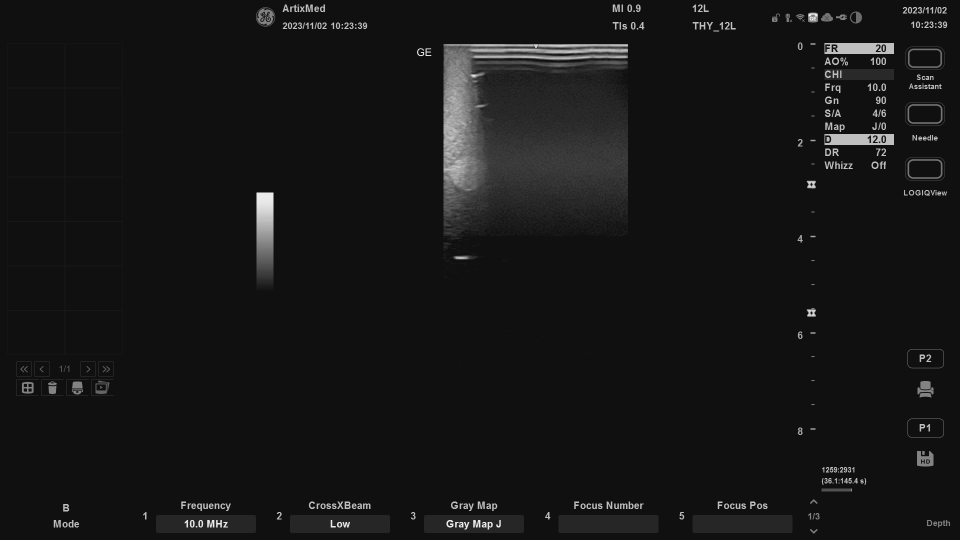
#> input picture _posts/Python/OCR/img.png, 1920 x 1080 px, found by its file name (shown at 1/2 size)
$ python OCR_pytesseract.py
#> lines starting #> are read from the running program, lines starting #| are printed output that depends on the picture
# 필요한 라이브러리 불러오기
from PIL import Image
import pytesseract
import matplotlib.pyplot as plt
import time
import numpy as np

# 태서랙트 실행 파일 경로 설정 (Windows 환경에서 필요함)
pytesseract.pytesseract.tesseract_cmd = r'D:\Program Files\Tesseract-OCR\tesseract.exe'

def ocr_from_cropped_area(image_path):
    """
    이미지에서 주어진 좌표 영역의 텍스트를 OCR로 추출하는 함수

    Parameters:
    - image_path (str): 이미지 파일 경로
    - coordinates (tuple): 잘라낼 영역의 좌표 (x1, y1, x2, y2)

    Returns:
    - text (str): 추출된 텍스트
    """

    offset_x = 100
    offset_y = 100
    # coordinates = (92, 683, 160, 718)
    coordinates_full = (0, 0, 1920, 1080)
    coordinates_IPDA_p1 = (1648, 85, 1789, 340)
    coordinates = (1648, 85, 1789, 340)

    coordinates_IPDA = (1649, 86, 1788, 339)
    coordinates_depth = (1649, 268, 1788, 290)
    # coordinates = (1649, 268, 1788, 290)

    # coordinates = (1630, 268, 1879, 290)
    # coordinates = (1720-offset_x, 268-offset_y, 1785+offset_x, 290+offset_y)

    image = Image.open(image_path)  # 이미지 불러오기
#> image is the input picture: PIL image 1920x1080 RGBA; mean R, G, B, A 22.2, 22.2, 22.2, 255
    image = image.convert('L') # grayscale
#> image: PIL image 1920x1080 L
    # text = pytesseract.image_to_string(image, lang='eng')  # 잘라낸 이미지 영역에서 텍스트 추출하기
    # print(text)
    image_array = np.array(image) # array. switch x, y
    print((image_array.shape))
#| (1080, 1920)
    image_depth_array = image_array[268:290, 1649:1788]
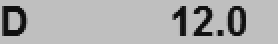
#> image_depth_array: shape (22, 139) (shown 2 times larger); min 16, max 191, mean 172.1


    # image_array[268:290, 1649:1788] = 191 + 16 - image_array[268:290, 1649:1788] # 색상반전
    image_IPDA_array = image_array[86:339, 1649:1788] # ipda
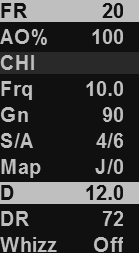
#> image_IPDA_array: shape (253, 139); min 16, max 191, mean 61.4
    image_IPDA_array = image_array[85:340, 1648:1789] # ipda + 1
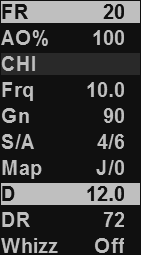
#> image_IPDA_array: shape (255, 141); min 16, max 191, mean 60.4
    image_IPDA_again = Image.fromarray(np.uint8(image_IPDA_array))
    plt.imshow(image_IPDA_again)
    plt.axis('off')
    plt.show()

    # text = pytesseract.image_to_string(cropped_image, lang='eng')  # 잘라낸 이미지 영역에서 텍스트 추출하기
#> (the run stopped early here; a loop or call above may not have finished)

$ run again, with _posts/Python/OCR/[0_1]-[9_1]-[5_3]_invert_1080_1920.png copied over _posts/Python/OCR/img.png
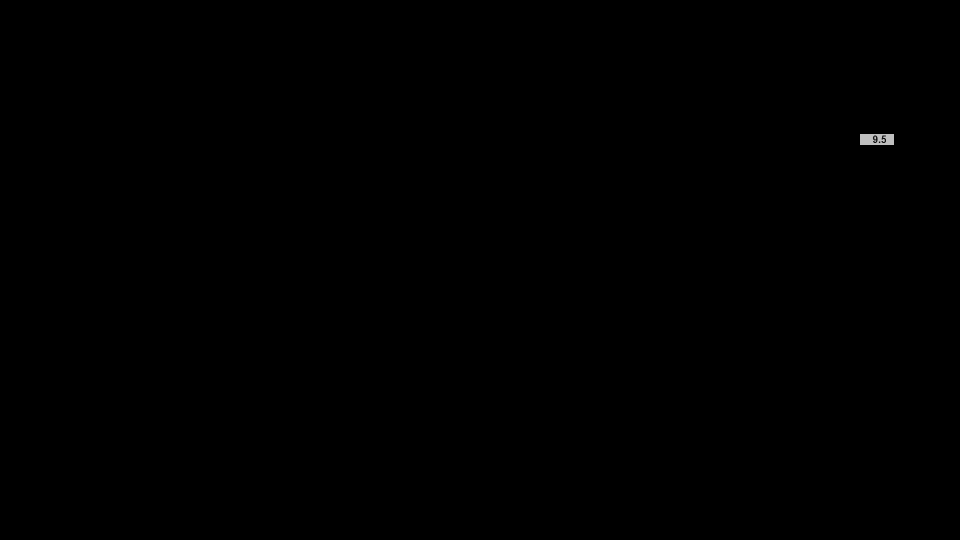
#> input picture _posts/Python/OCR/[0_1]-[9_1]-[5_3]_invert_1080_1920.png, 1920 x 1080 px, found by its file name (shown at 1/2 size)
#> in ocr_from_cropped_area, image is the input picture: PIL image 1920x1080 RGB; min 0, max 191, mean 0.1
#> image: PIL image 1920x1080 L
#| (1080, 1920)
#> in ocr_from_cropped_area, `image_depth_array = image_array[268:290, 1649:1788]`:
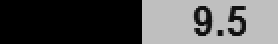
#> image_depth_array: shape (22, 139) (shown 2 times larger); min 0, max 191, mean 84
#> in ocr_from_cropped_area, `image_IPDA_array = image_array[86:339, 1649:1788]`:
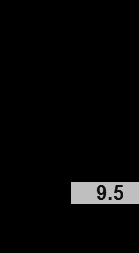
#> image_IPDA_array: shape (253, 139); min 0, max 191, mean 7.3
